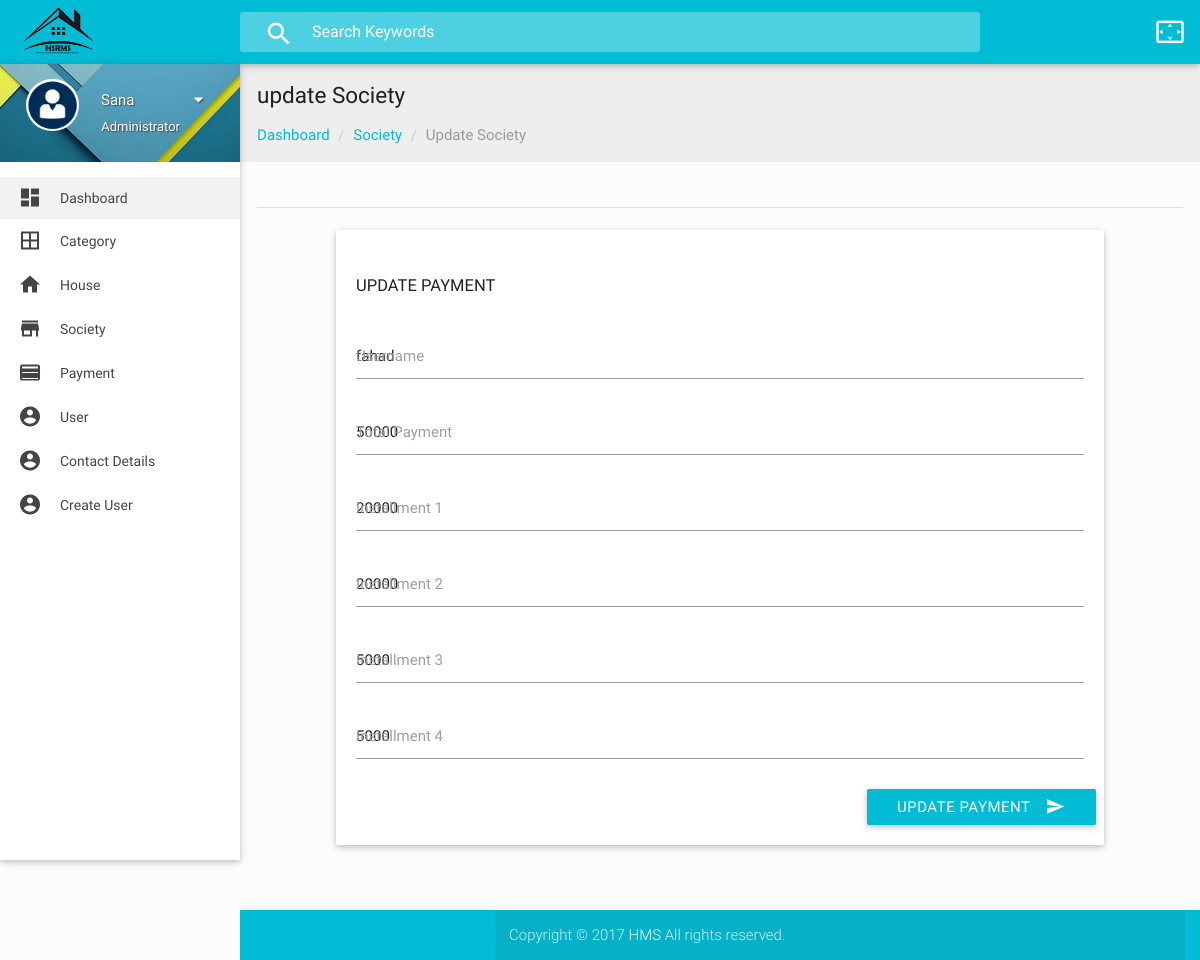
Page /layout02/layout02/edite_pay_form.php?pay_edt=5 (signed in) on the committed database.
### tables this page shows
CREATE TABLE `payment` (
  `id` int(11) NOT NULL,
  `username` varchar(100) NOT NULL,
  `total_payments` int(11) NOT NULL,
  `installment_1` int(11) NOT NULL,
  `installment_2` int(11) NOT NULL,
  `installment_3` int(11) NOT NULL,
  `installment_4` int(11) NOT NULL,
  `userid` int(11) DEFAULT NULL
);

### layout02/layout02/edite_pay_form.php (the view, shortened to what this page needs)
<?php include "header.php"; ?>
<?php include "sidebar.php"; ?>
<section id="content">
        <div id="breadcrumbs-wrapper" class=" grey lighten-3">
          <div class="container">
            <div class="row">
              <div class="col s12 m12 l12">
                <h5 class="breadcrumbs-title">update Society</h5>
                <ol class="breadcrumb">
                  <li><a href="index.html">Dashboard</a>
                  </li>
                  <li><a href="#">Society</a>
                  </li>
                  <li class="active">Update Society</li>
                </ol>
              </div>
            </div>
          </div>
        </div>
          <?php
            include "connection/connect.php";
            if(isset($_GET['pay_edt'])){
                $id = $_GET['pay_edt'];
              $qry = "SELECT * FROM payment where id = '".$id."' ";
              $run = mysqli_query($conn,$qry);
              while($row = mysqli_fetch_assoc($run)){
        ?>
        <div class="container">
          <div class="section">
            <div class="divider"></div>
            <div id="basic-form" class="section">
              <div class="row">
                <div class="col s12 m12 l10 offset-l1">
                  <div class="card-panel">
                    <h4 class="header2">Update Payment</h4>
                        <div class="row">
                          <div class="input-field col s12">
                            <input id="name" type="text" name="up_username" value="<?php echo $row['username'];?>">
                            <label for="name">Username</label>
                          </div>
                        </div>
                        <div class="row">
                          <div class="input-field col s12">
                            <input id="area" type="text" name="up_totpay" value="<?php echo $row['total_payments'];?>">
                            <label for="area">Total Payment</label>
                          </div>
                        </div>
                        <div class="row">
                          <div class="input-field col s12">
                            <input id="area" type="text" name="up_installfirst" value="<?php echo $row['installment_1'];?>">
                            <label for="area">Installment 1</label>
                          </div>
                        </div>
                        <div class="row">
                          <div class="input-field col s12">
                            <input id="area" type="text" name="up_installsecond" value="<?php echo $row['installment_2'];?>">
                            <label for="area">Installment 2</label>
                          </div>
                        </div>
                        <div class="row">
                          <div class="input-field col s12">
                            <input id="area" type="text" name="up_installthird" value="<?php echo $row['installment_3'];?>">
                            <label for="area">Installment 3</label>
                          </div>
                        </div>
                        <div class="row">
                          <div class="input-field col s12">
                            <input id="city" type="text" name="up_installfourth" value="<?php echo $row['installment_4'];?>">
                            <label for="city">Installment 4</label>
                          </div>
                          <div class="row">
                            <div class="input-field col s12">
                              <button class="btn cyan waves-effect waves-light right" type="submit" name="upadd_pay">update Payment
                                <i class="mdi-content-send right"></i>
                              </button>
                            </div>
                          </div>
                        </div>
                       <?php }} ?>
                    </div>
                  </div>
                </div>
              </div>
        </section>
  <?php include "footer.php"; ?>

### layout02/layout02/css/style.css (style rules this page uses)
body { background-color: #fcfcfc; }
.container { padding: 0 0.5rem; margin: 0 auto; max-width: 100% !important; width: 98%; }
#content .container .row { margin-bottom: 0; }
@media only screen and (min-width: 601px) { .container { width: 98%; } }
@media only screen and (min-width: 993px) { .container { width: 98%; } }
h4.header2 { font-size: 1.1rem; font-weight: 400; text-transform: uppercase; }
.breadcrumb { padding: 0px; margin: 15px 0px; list-style: none; }
.breadcrumbs-title { font-size: 1.5rem; line-height: 1.804rem; margin: 18px 0px 0px 0px; }
.breadcrumb > li { display: inline-block; }
.breadcrumb a { color: #00bcd4; }
.breadcrumb .active { font-weight: normal; color: #999; }
.breadcrumb > li + li:before { padding: 0 5px; color: #ccc; content: "/\00a0"; }

### rows in the picture
payment: up_username "fahad", up_totpay "50000", up_installfirst "20000", up_installsecond "20000", up_installthird "5000", up_installfourth "5000"

### other values in the picture
$_SESSION['user_name'] "Sana"
